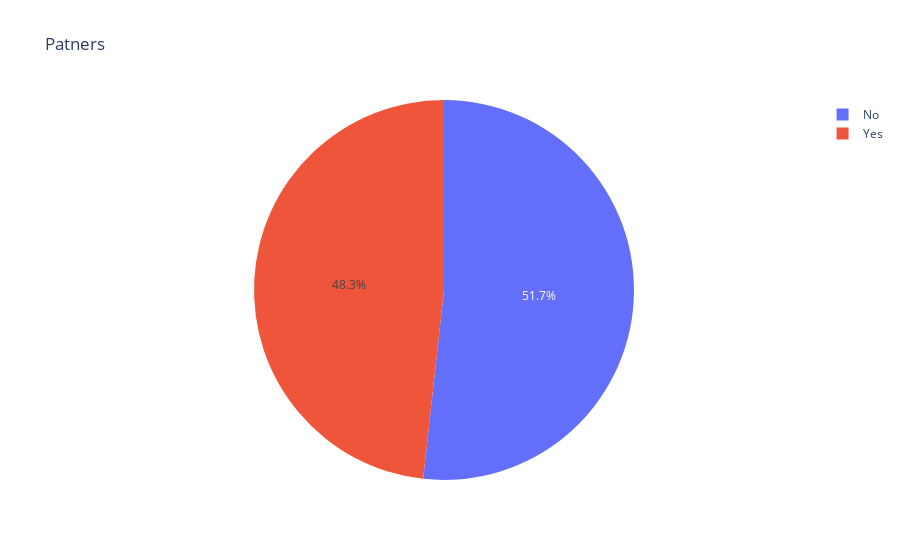

Notebook source saved alongside this figure:
### Markdown cell above
# Data Exploration (EDA)

### Code cell
# Patners 
names=['No','Yes']
values=df.Partner.value_counts()
fig = px.pie(df, values=values, title='Patners',names=names)
fig.show()

### Figure 1 — Plotly figure (JSON) as saved in the notebook; plotly's stock layout.template omitted (floating-point values rounded to 4 significant figures)
{"data": [{"domain": {"x": [0, 1], "y": [0, 1]}, "hovertemplate": "label=%{label}<br>value=%{value}<extra></extra>", "labels": ["No", "Yes"], "legendgroup": "", "name": "", "showlegend": true, "type": "pie", "values": [3639, 3393]}], "layout": {"legend": {"tracegroupgap": 0}, "title": {"text": "Patners"}}}
